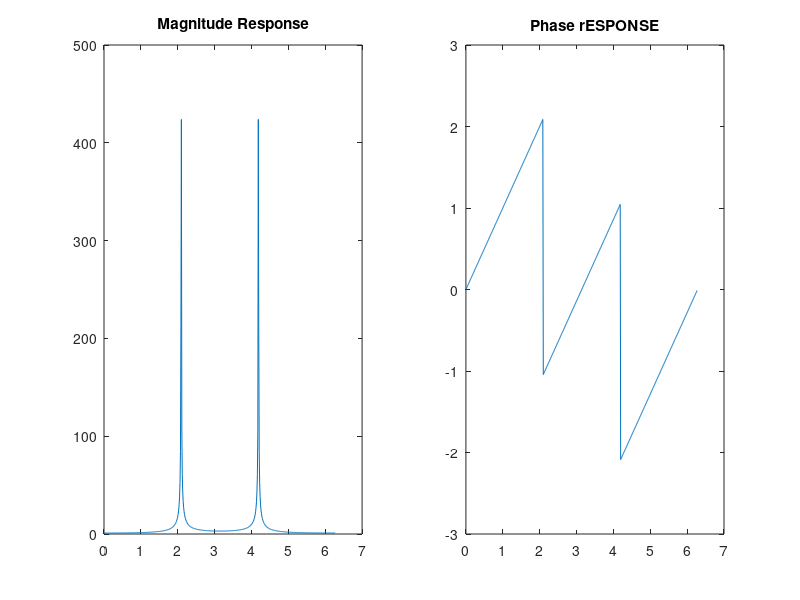

MATLAB code for this plot:
clc;
clear all;
close all;

n = 0:100;
N = 512;


u = [(n>=0)];

rand_noise = rand(1,length(n));

x = 0.9.^n.*u;

a = [1 0 0];
b = [1/3 1/3 1/3];


[h, w] = freqz(a, b , N , 'whole');

subplot(1,2,1);
plot(w, abs(h));
title("Magnitude Response");

subplot(1,2,2);
plot(w, angle(h));
title("Phase rESPONSE");